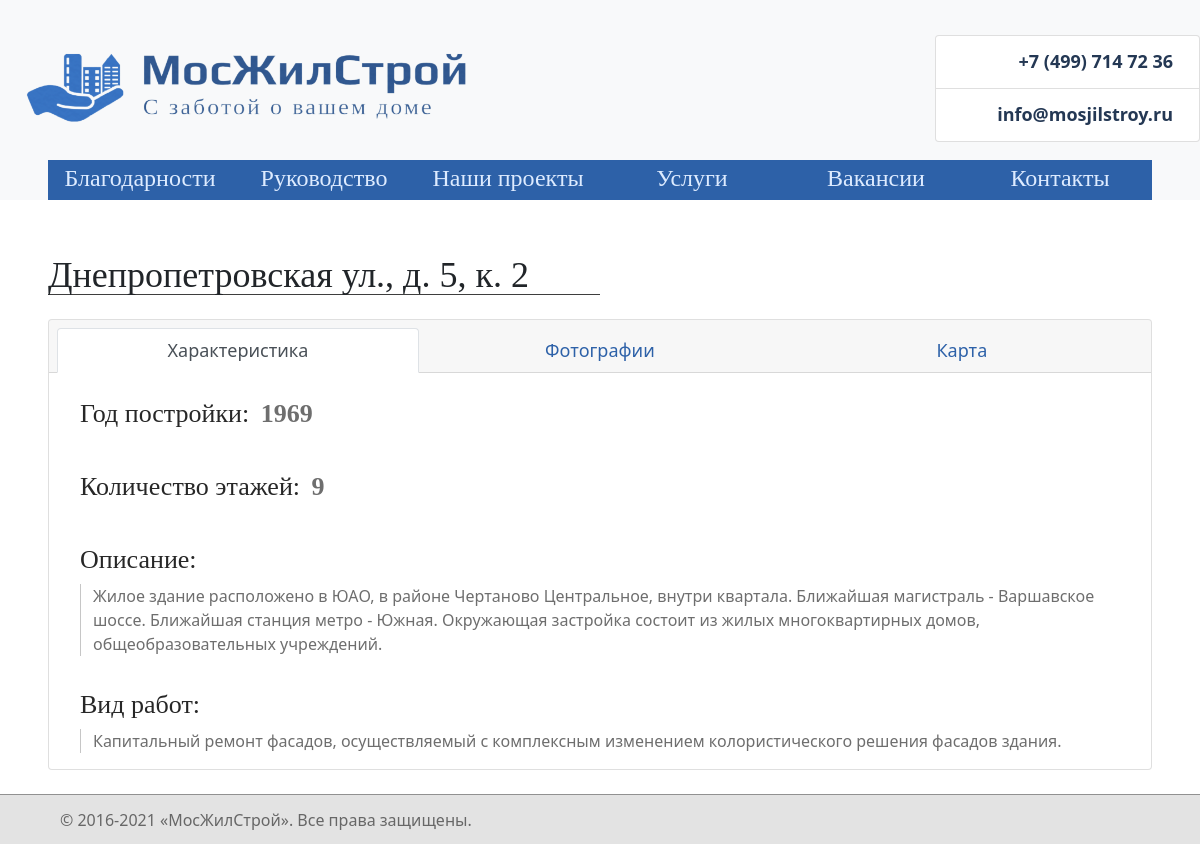
Page /project/9/ on the committed database.
### main/models.py (models this page shows)
class Project(models.Model):
    choices = ((0, 'Текущий проект'), (1, 'Сданный объект'))
    group = models.IntegerField(default=0, choices=choices)
    image = models.ImageField(upload_to='images/')
    address = models.CharField(max_length=255)
    short_description = models.TextField(default='')
    description = models.TextField()
    storeys = models.IntegerField()
    construction_year = models.IntegerField()

### main/views.py (the view)
# urls.py: path('project/<int:proj_id>/', project, name='project'),
def project(request, proj_id):
    try:
        snippet = Project.objects.get(id=proj_id)
    except Project.DoesNotExist:
        return render(request, '404.html')
    info = get_contacts_from_json()
    obj = {
        'status': snippet.choices[snippet.group][1],
        'id': snippet.id,
        'image': snippet.image.url,
        'address': snippet.address,
        'short_description': snippet.short_description,
        'description': snippet.description,
        'storeys': snippet.storeys,
        'construction_year': snippet.construction_year,
    }
    photos = []
    for i, photo in enumerate(Photo.objects.filter(project_id=proj_id)):
        photos.append({
            'number': i+1,
            'image': photo.image.url,
        })
    return render(request, 'pages/project.html', {'contacts': info,
                                                  'project': obj,
                                                  'photos': photos})

### main/views.py (called while the page is built)
def get_contacts_from_json():
    with open('contacts.json', 'r') as file:
        data = json.load(file)
    info = {
        'phone': b64decode(data['phone']).decode(),
        'mail': b64decode(data['mail']).decode(),
        'address': b64decode(data['address']).decode(),
        'office_image': b64decode(data['office_image']).decode()
    }
    return info

### main/templates/pages/project.html (shortened to what this page needs)
<!DOCTYPE html>
<html lang="en">
<head>
</head>
<body>
{% include 'header.html' with contacts=contacts %}
{% include 'navbar.html' %}
<div class="mx-5">
    <br><br>
    <div class="title" id="mid">
        {{ project.address }}
    </div>
    <br>
    <div class="card">
        <div class="card-header">
            <ul class="nav nav-tabs card-header-tabs">
                <li class="nav-item">
                    {% url 'project' proj_id=project.id as url_project %}
                    <a class="nav-link {% if request.GET.tab == 'about' or not request.GET.tab %} active {% endif %}"
                       href="{{ url_project }}?tab=about">Характеристика</a>
                </li>
                <li class="nav-item">
                    <a class="nav-link {% if request.GET.tab == 'photos' %} active {% endif %}"
                       href="{{ url_project }}?tab=photos">Фотографии</a>
                </li>
                <li class="nav-item">
                    <a class="nav-link {% if request.GET.tab == 'map' %} active {% endif %}"
                       href="{{ url_project }}?tab=map">Карта</a>
                </li>
            </ul>
        </div>
            <div class="card-body">
                {% if request.GET.tab == 'about' or not request.GET.tab %}
                    <p class="tab-title">Год постройки:
                        <strong class="tab-num">{{ project.construction_year }}</strong>
                    </p>
                    <br>
                    <p class="tab-title">
                        Количество этажей:
                        <strong class="tab-num">{{ project.storeys }}</strong>
                    </p>
                    <br>
                    <p class="tab-title">Описание:</p>
                    <p class="tab-text">{{ project.description }}</p>
                    <br>
                    <p class="tab-title">Вид работ:</p>
                    <p class="tab-text">{{ project.short_description }}</p>
                {% elif request.GET.tab == 'map' %}
                    <iframe src='https://maps.google.com/maps?&q={{ project.address }}&output=embed'
                            width="100%" height="600" style="border: 1px solid #0F2647"></iframe>
                {% endif %}
            </div>
        </div>
</div>
<br>
{% include 'footer.html' %}
</body>
</html>

### main/templates/navbar.html (style rules this page uses)
a { text-decoration: none; }

### main/templates/footer.html (style rules this page uses)
body { padding-bottom: 50px !important; }

### main/templates/pages/project.html (style rules this page uses)
.title { font-family: Acme serif; font-size: 36px; width: 50%; height: 47px; border-bottom: 1px groove #3e3e3e; }
.tab-title { font-family: Acme serif; font-size: 26px; padding: 0 10px; margin: 5px; color: #272727; }
.tab-num { color: #6e6e6e; margin-left: 5px; }
.tab-text { padding: 0 12px; margin: 0 15px; border-left: 1px solid #c6c6c6; color: #6e6e6e; }
.nav-link { color: #2D61A8; font-size: 18px; }
.nav-item { width: 33.33%; text-align: center; color: #2D61A8; }

### rows in the picture
Project: address "Днепропетровская ул., д. 5, к. 2", description "Жилое здание расположено в ЮАО, в районе Чертаново Центральное, внутри квартала. Ближайшая магистраль - Варшавское шоссе. Ближайшая станция метро - Южная. Окружающая застройка состоит из жилых многоквартирных домов, общеобразовательных учреждений.", short_description "Капитальный ремонт фасадов, осуществляемый с комплексным изменением колористического решения фасадов здания."

### other values in the picture
{{ contacts.phone }} "+7 (499) 714 72 36"
{{ contacts.mail }} "info@mosjilstroy.ru"
{{ project.construction_year }} "1969"
{{ project.storeys }} "9"
